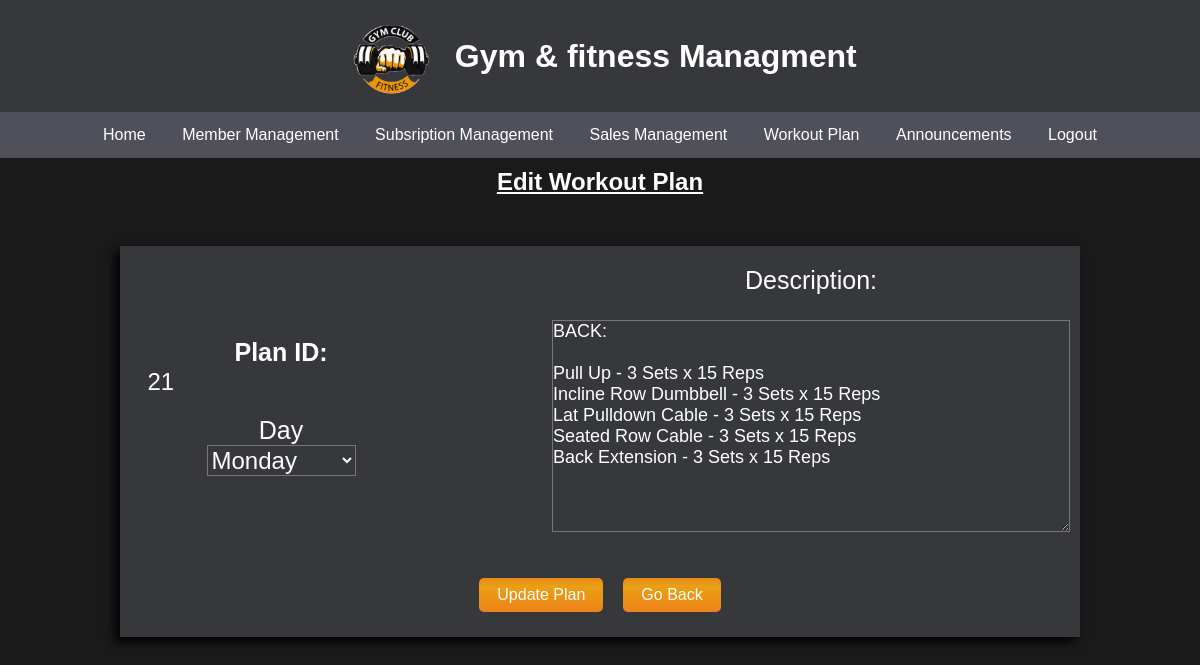
/Dashboard/Admin/_Workoutplan-data-update.php?plan_id=21 (signed in), run on the app's committed database.
### tables this page shows
CREATE TABLE `workout_plans` (
  `plan_id` int(11) NOT NULL,
  `day` enum('Monday','Tuesday','Wednesday','Thursday','Friday','Saturday') NOT NULL,
  `description` text NOT NULL,
  `dt` timestamp NOT NULL DEFAULT current_timestamp()
);

### Dashboard/Admin/_Workoutplan-data-update.php (the view, shortened to what this page needs)
<?php
function sanitize($data) {
    return htmlspecialchars(stripslashes(trim($data)));
}
?>
<!DOCTYPE html>
<html lang="en">
<head>
</head>
<body>
    <?php include '_Aheader.php';?>
    <h2><u>Edit Workout Plan</u></h2>
    <?php
    if(isset($_GET['plan_id'])) {
        $plan_id = sanitize($_GET['plan_id']);
        $sql= "SELECT * FROM workout_plans WHERE plan_id=$plan_id";
        $result= $conn->query($sql);
        if($result->num_rows > 0) {
            $row = $result->fetch_assoc();
            ?>
            <form action="<?php echo htmlspecialchars($_SERVER["PHP_SELF"]); ?>" method="post">
        <div class='form-contanier'>
            <div class='form-content'>
                <div class='form-input-content-left'><span>
                    <label><strong>Plan ID:</strong></label>
                    <input type="text" name="id" value="<?php echo $row['plan_id']; ?>" readonly style="background:none;border:none; color:white; font-size:x-large;outline:none;"><br></span>
                    <span class='span-main'>
                            <span class="span-name">Day</span>
                            <select class="span-select" name="day" id="" value="" required>
                                <option value="monday" >Monday</option>
                            </select>
                        </span>
                    </div>
                    <div class='form-input-content-right'><span>
                    <label for="description">Description:</label><br></span>
                    <span><textarea name="description" rows="10" cols="50" required><?php echo $row['description']; ?></textarea><span>
                    </div>
                 </div>
                    <div class='form-input-content-bottom'>
                        <div class="grp-btn">
                        <span>
                            <input class="update-btn-anch" type="submit" value="Update Plan">
                        </span>
                        </form><br>
                        <span>
                            <a class='goback-btn-anch' href='Admin_workoutplan.php'>Go Back</a>
                        </span>
            <?php
        } else {
            echo "Plan Not Found";
        }
    } else {
        echo "Invalid Plan ID";
    }
?>
</body>
</html>

### css/User-Dashboard.css (style rules this page uses)
* { margin: 0; padding: 0; font-family: 'Gill Sans', 'Gill Sans MT', Calibri, 'Trebuchet MS', sans-serif; }
body { background-color: #1a1a1a; color:#ffffff; }
span { padding: 10px 0px 0px 0px; text-align: center; display: block; font-size: 25px; }

### Dashboard/Admin/_Workoutplan-data-update.php (style rules this page uses)
.form-contanier { margin: 50px auto; display: grid; align-content: center; min-height: 350px; background-color: #36383C; width: 60rem; box-shadow: -5px 5px 10px black; color: white; }
.form-content { margin: 0 auto 0; display: flex; gap: 100px; }
.form-input-content-left,span { display: grid; padding: 15px 10px; align-content: center; font-size: x-large; }
.form-input-content-right { padding: 10px 10px; display: grid; gap: 15px; }
h2 { margin-top: 10px; text-align: center; }
.form-input-content-bottom { padding-bottom: 15px; }
.grp-btn { display: flex; justify-content: center; gap: 10px; }
.goback-btn-anch,.update-btn-anch { margin: 10px auto; display: block; text-decoration: none; background-image: linear-gradient(to top, #ee821a, #ed8c17, #eb9615, #e9a015, #e78918); color: white; border: 2px solid black; padding: 8px 18px; font-size: 16px; border-radius: 5px; cursor: pointer; transition: ease-in-out 0.1s; border:none; }
select { font-size:x-large; background-color:transparent; color:white; }
option { background-color: #36383C; }
textarea { background-color: transparent; color: white; font-size:large; }

### data on the page
workout_plans: id "21", description "BACK: Pull Up - 3 Sets x 15 Reps Incline Row Dumbbell - 3 Sets x 15 Reps Lat Pulldown Cable - 3 Sets x 15 Reps Seated Row Cable - 3 Sets x 15 Reps Back Extension - 3 Sets x 15 Reps"
